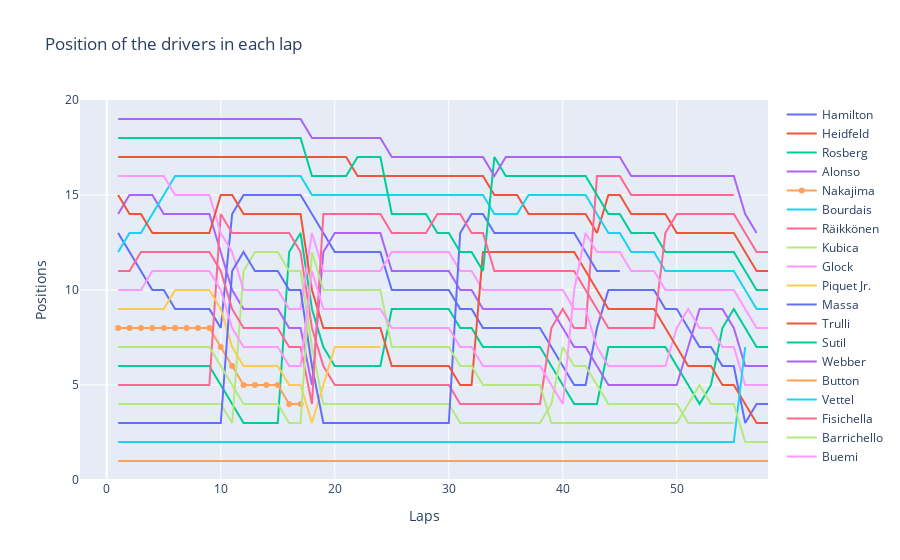

Notebook code cell kept with this figure:
### Code cell
fig_ppl = go.Figure(data=data_ppl, layout=layout_ppl)

fig_ppl.show()

### Figure 1 — Plotly figure (JSON) as saved in the notebook; plotly's stock layout.template omitted (floating-point values rounded to 4 significant figures)
{"data": [{"name": "Hamilton", "type": "scatter", "x": [1, 2, 3, 4, 5, 6, 7, 8, 9, 10, 11, 12, 13, 14, 15, 16, 17, 18, 19, 20, 21, 22, 23, 24, 25, 26, 27, 28, 29, 30, 31, 32, 33, 34, 35, 36, 37, 38, 39, 40, 41, 42, 43, 44, 45, 46, 47, 48, 49, 50, 51, 52, 53, 54, 55, 56, 57, 58], "y": [13, 12, 11, 10, 10, 9, 9, 9, 9, 8, 14, 15, 15, 15, 15, 15, 15, 14, 13, 12, 12, 12, 12, 12, 10, 10, 10, 10, 10, 10, 9, 9, 8, 8, 8, 8, 8, 8, 7, 6, 5, 5, 8, 10, 10, 10, 10, 10, 9, 9, 8, 7, 7, 6, 6, 3, 4, 4]}, {"name": "Heidfeld", "type": "scatter", "x": [1, 2, 3, 4, 5, 6, 7, 8, 9, 10, 11, 12, 13, 14, 15, 16, 17, 18, 19, 20, 21, 22, 23, 24, 25, 26, 27, 28, 29, 30, 31, 32, 33, 34, 35, 36, 37, 38, 39, 40, 41, 42, 43, 44, 45, 46, 47, 48, 49, 50, 51, 52, 53, 54, 55, 56, 57, 58], "y": [17, 17, 17, 17, 17, 17, 17, 17, 17, 17, 17, 17, 17, 17, 17, 17, 17, 17, 17, 17, 17, 16, 16, 16, 16, 16, 16, 16, 16, 16, 16, 16, 16, 15, 15, 15, 14, 14, 14, 14, 14, 14, 13, 15, 15, 14, 14, 14, 14, 13, 13, 13, 13, 13, 13, 12, 11, 11]}, {"name": "Rosberg", "type": "scatter", "x": [1, 2, 3, 4, 5, 6, 7, 8, 9, 10, 11, 12, 13, 14, 15, 16, 17, 18, 19, 20, 21, 22, 23, 24, 25, 26, 27, 28, 29, 30, 31, 32, 33, 34, 35, 36, 37, 38, 39, 40, 41, 42, 43, 44, 45, 46, 47, 48, 49, 50, 51, 52, 53, 54, 55, 56, 57, 58], "y": [6, 6, 6, 6, 6, 6, 6, 6, 6, 5, 4, 3, 3, 3, 3, 12, 13, 9, 7, 6, 6, 6, 6, 6, 9, 9, 9, 9, 9, 9, 8, 8, 7, 7, 7, 7, 7, 7, 6, 5, 4, 4, 4, 7, 7, 7, 7, 7, 7, 6, 5, 4, 5, 8, 9, 8, 7, 7]}, {"name": "Alonso", "type": "scatter", "x": [1, 2, 3, 4, 5, 6, 7, 8, 9, 10, 11, 12, 13, 14, 15, 16, 17, 18, 19, 20, 21, 22, 23, 24, 25, 26, 27, 28, 29, 30, 31, 32, 33, 34, 35, 36, 37, 38, 39, 40, 41, 42, 43, 44, 45, 46, 47, 48, 49, 50, 51, 52, 53, 54, 55, 56, 57, 58], "y": [14, 15, 15, 15, 14, 14, 14, 14, 14, 12, 10, 9, 9, 9, 9, 8, 8, 5, 12, 13, 13, 13, 13, 13, 11, 11, 11, 11, 11, 11, 10, 10, 9, 9, 9, 9, 9, 9, 9, 8, 7, 7, 6, 5, 5, 5, 5, 5, 5, 5, 7, 9, 9, 9, 8, 6, 6, 6]}, {"name": "Nakajima", "type": "scatter", "x": [1, 2, 3, 4, 5, 6, 7, 8, 9, 10, 11, 12, 13, 14, 15, 16, 17], "y": [8, 8, 8, 8, 8, 8, 8, 8, 8, 7, 6, 5, 5, 5, 5, 4, 4]}, {"name": "Bourdais", "type": "scatter", "x": [1, 2, 3, 4, 5, 6, 7, 8, 9, 10, 11, 12, 13, 14, 15, 16, 17, 18, 19, 20, 21, 22, 23, 24, 25, 26, 27, 28, 29, 30, 31, 32, 33, 34, 35, 36, 37, 38, 39, 40, 41, 42, 43, 44, 45, 46, 47, 48, 49, 50, 51, 52, 53, 54, 55, 56, 57, 58], "y": [12, 13, 13, 14, 15, 16, 16, 16, 16, 16, 16, 16, 16, 16, 16, 16, 16, 15, 15, 15, 15, 15, 15, 15, 15, 15, 15, 15, 15, 15, 15, 15, 15, 14, 14, 14, 15, 15, 15, 15, 15, 15, 14, 13, 13, 12, 12, 12, 11, 11, 11, 11, 11, 11, 11, 10, 9, 9]}, {"name": "Räikkönen", "type": "scatter", "x": [1, 2, 3, 4, 5, 6, 7, 8, 9, 10, 11, 12, 13, 14, 15, 16, 17, 18, 19, 20, 21, 22, 23, 24, 25, 26, 27, 28, 29, 30, 31, 32, 33, 34, 35, 36, 37, 38, 39, 40, 41, 42, 43, 44, 45, 46, 47, 48, 49, 50, 51, 52, 53, 54, 55], "y": [5, 5, 5, 5, 5, 5, 5, 5, 5, 14, 13, 13, 13, 13, 13, 13, 12, 8, 6, 5, 5, 5, 5, 5, 5, 5, 5, 5, 5, 5, 4, 4, 4, 4, 4, 4, 4, 4, 8, 9, 8, 8, 16, 16, 16, 15, 15, 15, 15, 15, 15, 15, 15, 15, 15]}, {"name": "Kubica", "type": "scatter", "x": [1, 2, 3, 4, 5, 6, 7, 8, 9, 10, 11, 12, 13, 14, 15, 16, 17, 18, 19, 20, 21, 22, 23, 24, 25, 26, 27, 28, 29, 30, 31, 32, 33, 34, 35, 36, 37, 38, 39, 40, 41, 42, 43, 44, 45, 46, 47, 48, 49, 50, 51, 52, 53, 54, 55], "y": [4, 4, 4, 4, 4, 4, 4, 4, 4, 4, 3, 11, 12, 12, 12, 11, 11, 7, 4, 4, 4, 4, 4, 4, 4, 4, 4, 4, 4, 4, 3, 3, 3, 3, 3, 3, 3, 3, 4, 7, 6, 6, 5, 4, 4, 4, 4, 4, 4, 4, 3, 3, 3, 3, 3]}, {"name": "Glock", "type": "scatter", "x": [1, 2, 3, 4, 5, 6, 7, 8, 9, 10, 11, 12, 13, 14, 15, 16, 17, 18, 19, 20, 21, 22, 23, 24, 25, 26, 27, 28, 29, 30, 31, 32, 33, 34, 35, 36, 37, 38, 39, 40, 41, 42, 43, 44, 45, 46, 47, 48, 49, 50, 51, 52, 53, 54, 55, 56, 57, 58], "y": [16, 16, 16, 16, 16, 15, 15, 15, 15, 13, 12, 10, 10, 10, 10, 9, 9, 13, 11, 11, 11, 11, 11, 11, 12, 12, 12, 12, 12, 12, 11, 11, 10, 10, 10, 10, 10, 10, 10, 10, 9, 9, 7, 6, 6, 6, 6, 6, 6, 8, 9, 8, 8, 7, 7, 5, 5, 5]}, {"name": "Piquet Jr.", "type": "scatter", "x": [1, 2, 3, 4, 5, 6, 7, 8, 9, 10, 11, 12, 13, 14, 15, 16, 17, 18, 19, 20, 21, 22, 23, 24], "y": [9, 9, 9, 9, 9, 10, 10, 10, 10, 9, 7, 6, 6, 6, 6, 5, 5, 3, 5, 7, 7, 7, 7, 7]}, {"name": "Massa", "type": "scatter", "x": [1, 2, 3, 4, 5, 6, 7, 8, 9, 10, 11, 12, 13, 14, 15, 16, 17, 18, 19, 20, 21, 22, 23, 24, 25, 26, 27, 28, 29, 30, 31, 32, 33, 34, 35, 36, 37, 38, 39, 40, 41, 42, 43, 44, 45], "y": [3, 3, 3, 3, 3, 3, 3, 3, 3, 3, 11, 12, 11, 11, 11, 10, 10, 6, 3, 3, 3, 3, 3, 3, 3, 3, 3, 3, 3, 3, 13, 14, 14, 13, 13, 13, 13, 13, 13, 13, 13, 12, 11, 11, 11]}, {"name": "Trulli", "type": "scatter", "x": [1, 2, 3, 4, 5, 6, 7, 8, 9, 10, 11, 12, 13, 14, 15, 16, 17, 18, 19, 20, 21, 22, 23, 24, 25, 26, 27, 28, 29, 30, 31, 32, 33, 34, 35, 36, 37, 38, 39, 40, 41, 42, 43, 44, 45, 46, 47, 48, 49, 50, 51, 52, 53, 54, 55, 56, 57, 58], "y": [15, 14, 14, 13, 13, 13, 13, 13, 13, 15, 15, 14, 14, 14, 14, 14, 14, 10, 8, 8, 8, 8, 8, 8, 6, 6, 6, 6, 6, 6, 5, 5, 12, 12, 12, 12, 12, 12, 12, 12, 12, 11, 10, 9, 9, 9, 9, 9, 8, 7, 6, 6, 6, 5, 5, 4, 3, 3]}, {"name": "Sutil", "type": "scatter", "x": [1, 2, 3, 4, 5, 6, 7, 8, 9, 10, 11, 12, 13, 14, 15, 16, 17, 18, 19, 20, 21, 22, 23, 24, 25, 26, 27, 28, 29, 30, 31, 32, 33, 34, 35, 36, 37, 38, 39, 40, 41, 42, 43, 44, 45, 46, 47, 48, 49, 50, 51, 52, 53, 54, 55, 56, 57, 58], "y": [18, 18, 18, 18, 18, 18, 18, 18, 18, 18, 18, 18, 18, 18, 18, 18, 18, 16, 16, 16, 16, 17, 17, 17, 14, 14, 14, 14, 13, 13, 12, 12, 11, 17, 16, 16, 16, 16, 16, 16, 16, 16, 15, 14, 14, 13, 13, 13, 12, 12, 12, 12, 12, 12, 12, 11, 10, 10]}, {"name": "Webber", "type": "scatter", "x": [1, 2, 3, 4, 5, 6, 7, 8, 9, 10, 11, 12, 13, 14, 15, 16, 17, 18, 19, 20, 21, 22, 23, 24, 25, 26, 27, 28, 29, 30, 31, 32, 33, 34, 35, 36, 37, 38, 39, 40, 41, 42, 43, 44, 45, 46, 47, 48, 49, 50, 51, 52, 53, 54, 55, 56, 57], "y": [19, 19, 19, 19, 19, 19, 19, 19, 19, 19, 19, 19, 19, 19, 19, 19, 19, 18, 18, 18, 18, 18, 18, 18, 17, 17, 17, 17, 17, 17, 17, 17, 17, 16, 17, 17, 17, 17, 17, 17, 17, 17, 17, 17, 17, 16, 16, 16, 16, 16, 16, 16, 16, 16, 16, 14, 13]}, {"name": "Button", "type": "scatter", "x": [1, 2, 3, 4, 5, 6, 7, 8, 9, 10, 11, 12, 13, 14, 15, 16, 17, 18, 19, 20, 21, 22, 23, 24, 25, 26, 27, 28, 29, 30, 31, 32, 33, 34, 35, 36, 37, 38, 39, 40, 41, 42, 43, 44, 45, 46, 47, 48, 49, 50, 51, 52, 53, 54, 55, 56, 57, 58], "y": [1, 1, 1, 1, 1, 1, 1, 1, 1, 1, 1, 1, 1, 1, 1, 1, 1, 1, 1, 1, 1, 1, 1, 1, 1, 1, 1, 1, 1, 1, 1, 1, 1, 1, 1, 1, 1, 1, 1, 1, 1, 1, 1, 1, 1, 1, 1, 1, 1, 1, 1, 1, 1, 1, 1, 1, 1, 1]}, {"name": "Vettel", "type": "scatter", "x": [1, 2, 3, 4, 5, 6, 7, 8, 9, 10, 11, 12, 13, 14, 15, 16, 17, 18, 19, 20, 21, 22, 23, 24, 25, 26, 27, 28, 29, 30, 31, 32, 33, 34, 35, 36, 37, 38, 39, 40, 41, 42, 43, 44, 45, 46, 47, 48, 49, 50, 51, 52, 53, 54, 55, 56], "y": [2, 2, 2, 2, 2, 2, 2, 2, 2, 2, 2, 2, 2, 2, 2, 2, 2, 2, 2, 2, 2, 2, 2, 2, 2, 2, 2, 2, 2, 2, 2, 2, 2, 2, 2, 2, 2, 2, 2, 2, 2, 2, 2, 2, 2, 2, 2, 2, 2, 2, 2, 2, 2, 2, 2, 7]}, {"name": "Fisichella", "type": "scatter", "x": [1, 2, 3, 4, 5, 6, 7, 8, 9, 10, 11, 12, 13, 14, 15, 16, 17, 18, 19, 20, 21, 22, 23, 24, 25, 26, 27, 28, 29, 30, 31, 32, 33, 34, 35, 36, 37, 38, 39, 40, 41, 42, 43, 44, 45, 46, 47, 48, 49, 50, 51, 52, 53, 54, 55, 56, 57, 58], "y": [11, 11, 12, 12, 12, 12, 12, 12, 12, 11, 9, 8, 8, 8, 8, 7, 7, 4, 14, 14, 14, 14, 14, 14, 13, 13, 13, 13, 14, 14, 14, 13, 13, 11, 11, 11, 11, 11, 11, 11, 11, 10, 9, 8, 8, 8, 8, 8, 13, 14, 14, 14, 14, 14, 14, 13, 12, 12]}, {"name": "Barrichello", "type": "scatter", "x": [1, 2, 3, 4, 5, 6, 7, 8, 9, 10, 11, 12, 13, 14, 15, 16, 17, 18, 19, 20, 21, 22, 23, 24, 25, 26, 27, 28, 29, 30, 31, 32, 33, 34, 35, 36, 37, 38, 39, 40, 41, 42, 43, 44, 45, 46, 47, 48, 49, 50, 51, 52, 53, 54, 55, 56, 57, 58], "y": [7, 7, 7, 7, 7, 7, 7, 7, 7, 6, 5, 4, 4, 4, 4, 3, 3, 12, 10, 10, 10, 10, 10, 10, 7, 7, 7, 7, 7, 7, 6, 6, 5, 5, 5, 5, 5, 5, 3, 3, 3, 3, 3, 3, 3, 3, 3, 3, 3, 3, 4, 5, 4, 4, 4, 2, 2, 2]}, {"name": "Buemi", "type": "scatter", "x": [1, 2, 3, 4, 5, 6, 7, 8, 9, 10, 11, 12, 13, 14, 15, 16, 17, 18, 19, 20, 21, 22, 23, 24, 25, 26, 27, 28, 29, 30, 31, 32, 33, 34, 35, 36, 37, 38, 39, 40, 41, 42, 43, 44, 45, 46, 47, 48, 49, 50, 51, 52, 53, 54, 55, 56, 57, 58], "y": [10, 10, 10, 11, 11, 11, 11, 11, 11, 10, 8, 7, 7, 7, 7, 6, 6, 11, 9, 9, 9, 9, 9, 9, 8, 8, 8, 8, 8, 8, 7, 7, 6, 6, 6, 6, 6, 6, 5, 4, 10, 13, 12, 12, 12, 11, 11, 11, 10, 10, 10, 10, 10, 10, 10, 9, 8, 8]}], "layout": {"title": {"text": "Position of the drivers in each lap"}, "xaxis": {"title": {"text": "Laps"}}, "yaxis": {"title": {"text": "Positions"}}}}
